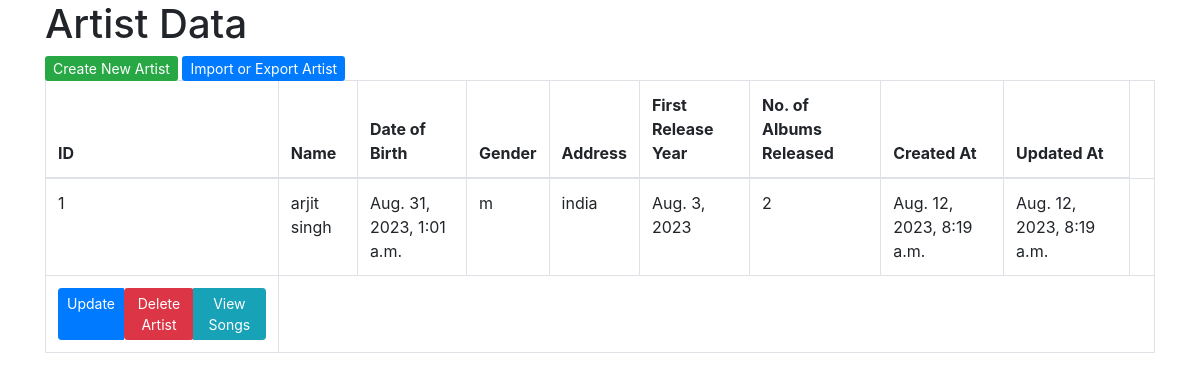
Screenshot of /artist/all/ (signed in) with the database file from the repository.
### artist_data/models.py (models this page shows, shortened)
class Artist(models.Model):
    name = models.CharField(max_length=255)
    dob = models.DateTimeField(null=True, blank=True)
    gender = models.CharField(max_length=1, choices=GENDER_CHOICES, default='m')
    address = models.CharField(max_length=255)
    first_release_year = models.DateField(null=True, blank=True)
    no_of_albums_released = models.IntegerField()
    created_at = models.DateTimeField(default=datetime.now)
    updated_at = models.DateTimeField(default=datetime.now)

### artist_data/views.py (the view)
# urls.py: path('artist/all/', all_artists, name='all_artists'),
@login_required
def all_artists(request):
    query = "SELECT * FROM artist_data_artist"
    artist_data = execute_query(query)
    return render(request, 'artist_data/artist/read_artist.html', {'artist_data':artist_data})

### artist_data/utils.py (called while the page is built)
def execute_query(query, params=None):
    with connection.cursor() as cursor:
        if params is None:
            cursor.execute(query)
        else:
            cursor.execute(query, params)
        result = cursor.fetchall()
    return result

### artist_data/templates/artist_data/artist/read_artist.html (shortened to what this page needs)
<!DOCTYPE html>
{% load static %}
<html>
<head>
    <link rel="stylesheet" href="https://maxcdn.bootstrapcdn.com/bootstrap/4.5.2/css/bootstrap.min.css">
</head>
<body>
    <!DOCTYPE html>
    {% load static %}
    <html>
    <head>
        <link rel="stylesheet" href="https://maxcdn.bootstrapcdn.com/bootstrap/4.5.2/css/bootstrap.min.css">
    </head>
    <body>
    <div class="container">
        <h1>Artist Data</h1>
        <a href="{% url 'create_artist' %}" class="btn-success btn-sm">Create New Artist</a>
        <a href="{% url 'upload_csv' %}" class="btn-primary btn-sm">Import or Export Artist</a>
        <table class="table table-bordered">
            <thead>
                <tr>
                    <th>ID</th>
                    <th>Name</th>
                    <th>Date of Birth</th>
                    <th>Gender</th>
                    <th>Address</th>
                    <th>First Release Year</th>
                    <th>No. of Albums Released</th>
                    <th>Created At</th>
                    <th>Updated At</th>
                </tr>
            </thead>
            <tbody>
                {% for artist_tuple in artist_data %}
                    <tr>
                        <td>{{ artist_tuple.0 }}</td>
                        <td>{{ artist_tuple.1 }}</td>
                        <td>{{ artist_tuple.2 }}</td>
                        <td>{{ artist_tuple.3 }}</td>
                        <td>{{ artist_tuple.4 }}</td>
                        <td>{{ artist_tuple.5 }}</td>
                        <td>{{ artist_tuple.6 }}</td>
                        <td>{{ artist_tuple.7 }}</td>
                        <td>{{ artist_tuple.8 }}</td>
                        <td>{{ artist_tuple.9 }}</td>
                    </tr>
                    <td>
                        <div class="btn-group" role="group">
                            <a href="{% url 'update_artist' artist_tuple.0 %}" class="btn btn-primary btn-sm">Update</a>
                            <form action="{% url 'delete_artist' artist_tuple.0 %}" method="post" onsubmit="return confirm('Are you sure you want to delete this artist?');">
                                <button type="submit" class="btn btn-danger btn-sm">Delete Artist</button>
                            </form>
                            <a href="{% url 'artist_songs' artist_tuple.0 %}" class="btn btn-info btn-sm float-right">View Songs</a>                    </td>
                        </div>
                {% endfor %}

### rows the page displays
Artist: id "1", name "arjit singh", artist_tuple "Aug. 31, 2023, 1:01 a.m.", gender "m", address "india", first_release_year "Aug. 3, 2023", no_of_albums_released "2", artist_tuple "Aug. 12, 2023, 8:19 a.m."
